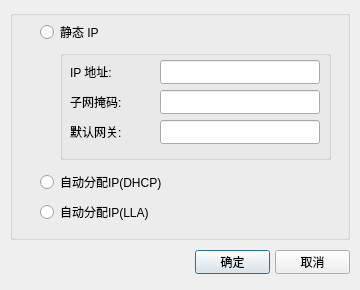
<?xml version="1.0" encoding="UTF-8"?>
<ui version="4.0">
 <class>ip_config_dialogClass</class>
 <widget class="QDialog" name="ip_config_dialogClass">
  <property name="windowModality">
   <enum>Qt::WindowModality::ApplicationModal</enum>
  </property>
  <property name="geometry">
   <rect>
    <x>0</x>
    <y>0</y>
    <width>360</width>
    <height>290</height>
   </rect>
  </property>
  <property name="windowTitle">
   <string>修改IP地址</string>
  </property>
  <widget class="QGroupBox" name="groupBox">
   <property name="geometry">
    <rect>
     <x>10</x>
     <y>10</y>
     <width>340</width>
     <height>230</height>
    </rect>
   </property>
   <property name="title">
    <string/>
   </property>
   <property name="flat">
    <bool>false</bool>
   </property>
   <widget class="QRadioButton" name="radioButton_dhcp">
    <property name="geometry">
     <rect>
      <x>30</x>
      <y>160</y>
      <width>180</width>
      <height>24</height>
     </rect>
    </property>
    <property name="text">
     <string>自动分配IP(DHCP)</string>
    </property>
   </widget>
   <widget class="QRadioButton" name="radioButton_lla">
    <property name="geometry">
     <rect>
      <x>30</x>
      <y>190</y>
      <width>180</width>
      <height>24</height>
     </rect>
    </property>
    <property name="text">
     <string>自动分配IP(LLA)</string>
    </property>
   </widget>
   <widget class="QRadioButton" name="radioButton_static">
    <property name="geometry">
     <rect>
      <x>30</x>
      <y>10</y>
      <width>120</width>
      <height>24</height>
     </rect>
    </property>
    <property name="text">
     <string>静态 IP</string>
    </property>
   </widget>
   <widget class="QGroupBox" name="groupbox_ip_config">
    <property name="geometry">
     <rect>
      <x>50</x>
      <y>40</y>
      <width>271</width>
      <height>110</height>
     </rect>
    </property>
    <property name="title">
     <string/>
    </property>
    <widget class="QLineEdit" name="lineEdit_ip_address">
     <property name="geometry">
      <rect>
       <x>100</x>
       <y>10</y>
       <width>160</width>
       <height>24</height>
      </rect>
     </property>
    </widget>
    <widget class="QLabel" name="label">
     <property name="geometry">
      <rect>
       <x>10</x>
       <y>10</y>
       <width>80</width>
       <height>24</height>
      </rect>
     </property>
     <property name="text">
      <string>IP 地址:</string>
     </property>
    </widget>
    <widget class="QLineEdit" name="lineEdit_subnet_mask">
     <property name="geometry">
      <rect>
       <x>100</x>
       <y>40</y>
       <width>160</width>
       <height>24</height>
      </rect>
     </property>
    </widget>
    <widget class="QLabel" name="label_2">
     <property name="geometry">
      <rect>
       <x>10</x>
       <y>40</y>
       <width>80</width>
       <height>24</height>
      </rect>
     </property>
     <property name="text">
      <string>子网掩码:</string>
     </property>
    </widget>
    <widget class="QLineEdit" name="lineEdit_default_gate">
     <property name="geometry">
      <rect>
       <x>100</x>
       <y>70</y>
       <width>160</width>
       <height>24</height>
      </rect>
     </property>
    </widget>
    <widget class="QLabel" name="label_3">
     <property name="geometry">
      <rect>
       <x>10</x>
       <y>70</y>
       <width>80</width>
       <height>24</height>
      </rect>
     </property>
     <property name="text">
      <string>默认网关:</string>
     </property>
    </widget>
   </widget>
  </widget>
  <widget class="QPushButton" name="pushButton_OK">
   <property name="geometry">
    <rect>
     <x>195</x>
     <y>250</y>
     <width>75</width>
     <height>24</height>
    </rect>
   </property>
   <property name="text">
    <string>确定</string>
   </property>
  </widget>
  <widget class="QPushButton" name="pushButton_Cancel">
   <property name="geometry">
    <rect>
     <x>275</x>
     <y>250</y>
     <width>75</width>
     <height>24</height>
    </rect>
   </property>
   <property name="text">
    <string>取消</string>
   </property>
  </widget>
 </widget>
 <layoutdefault spacing="6" margin="11"/>
 <resources/>
 <connections/>
</ui>
